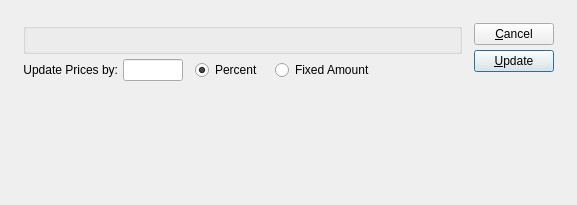
<?xml version="1.0" encoding="UTF-8"?>
<ui version="4.0">
 <comment>This file is part of the xTuple ERP: PostBooks Edition, a free and
open source Enterprise Resource Planning software suite,
Copyright (c) 1999-2010 by OpenMFG LLC, d/b/a xTuple.
It is licensed to you under the Common Public Attribution License
version 1.0, the full text of which (including xTuple-specific Exhibits)
is available at www.xtuple.com/CPAL.  By using this software, you agree
to be bound by its terms.</comment>
 <class>updateListPricesByProductCategory</class>
 <widget class="QDialog" name="updateListPricesByProductCategory">
  <property name="geometry">
   <rect>
    <x>0</x>
    <y>0</y>
    <width>577</width>
    <height>205</height>
   </rect>
  </property>
  <property name="windowTitle">
   <string>Update List Prices by Product Category</string>
  </property>
  <layout class="QGridLayout" name="gridLayout_2">
   <item row="0" column="0">
    <layout class="QGridLayout" name="gridLayout">
     <property name="margin">
      <number>12</number>
     </property>
     <property name="spacing">
      <number>12</number>
     </property>
     <item row="0" column="0">
      <layout class="QVBoxLayout">
       <property name="spacing">
        <number>0</number>
       </property>
       <item>
        <layout class="QVBoxLayout">
         <property name="spacing">
          <number>5</number>
         </property>
         <item>
          <widget class="ParameterGroup" name="_productCategory">
           <property name="title">
            <string/>
           </property>
           <property name="fixedSize">
            <bool>false</bool>
           </property>
          </widget>
         </item>
         <item>
          <layout class="QHBoxLayout">
           <property name="spacing">
            <number>12</number>
           </property>
           <item>
            <layout class="QHBoxLayout">
             <property name="spacing">
              <number>5</number>
             </property>
             <item>
              <widget class="QLabel" name="_updateLit">
               <property name="text">
                <string>Update Prices by:</string>
               </property>
               <property name="alignment">
                <set>Qt::AlignRight|Qt::AlignTrailing|Qt::AlignVCenter</set>
               </property>
              </widget>
             </item>
             <item>
              <widget class="XLineEdit" name="_updateBy">
               <property name="sizePolicy">
                <sizepolicy hsizetype="Preferred" vsizetype="Fixed">
                 <horstretch>0</horstretch>
                 <verstretch>0</verstretch>
                </sizepolicy>
               </property>
               <property name="maximumSize">
                <size>
                 <width>60</width>
                 <height>32767</height>
                </size>
               </property>
               <property name="alignment">
                <set>Qt::AlignRight</set>
               </property>
              </widget>
             </item>
            </layout>
           </item>
           <item>
            <widget class="QRadioButton" name="_percent">
             <property name="text">
              <string>Percent</string>
             </property>
             <property name="checked">
              <bool>true</bool>
             </property>
            </widget>
           </item>
           <item>
            <widget class="QRadioButton" name="_value">
             <property name="text">
              <string>Fixed Amount</string>
             </property>
            </widget>
           </item>
           <item>
            <spacer name="Spacer42">
             <property name="orientation">
              <enum>Qt::Horizontal</enum>
             </property>
             <property name="sizeType">
              <enum>QSizePolicy::Expanding</enum>
             </property>
             <property name="sizeHint" stdset="0">
              <size>
               <width>20</width>
               <height>20</height>
              </size>
             </property>
            </spacer>
           </item>
          </layout>
         </item>
        </layout>
       </item>
       <item>
        <spacer name="Spacer27">
         <property name="orientation">
          <enum>Qt::Vertical</enum>
         </property>
         <property name="sizeType">
          <enum>QSizePolicy::Expanding</enum>
         </property>
         <property name="sizeHint" stdset="0">
          <size>
           <width>20</width>
           <height>0</height>
          </size>
         </property>
        </spacer>
       </item>
      </layout>
     </item>
     <item row="0" column="1">
      <layout class="QVBoxLayout">
       <property name="spacing">
        <number>5</number>
       </property>
       <item>
        <widget class="QPushButton" name="_close">
         <property name="text">
          <string>&amp;Cancel</string>
         </property>
        </widget>
       </item>
       <item>
        <widget class="QPushButton" name="_update">
         <property name="text">
          <string>&amp;Update</string>
         </property>
         <property name="autoDefault">
          <bool>true</bool>
         </property>
         <property name="default">
          <bool>true</bool>
         </property>
        </widget>
       </item>
       <item>
        <spacer name="Spacer26">
         <property name="orientation">
          <enum>Qt::Vertical</enum>
         </property>
         <property name="sizeType">
          <enum>QSizePolicy::Expanding</enum>
         </property>
         <property name="sizeHint" stdset="0">
          <size>
           <width>20</width>
           <height>20</height>
          </size>
         </property>
        </spacer>
       </item>
      </layout>
     </item>
    </layout>
   </item>
  </layout>
 </widget>
 <layoutdefault spacing="6" margin="11"/>
 <pixmapfunction>qPixmapFromMimeSource</pixmapfunction>
 <customwidgets>
  <customwidget>
   <class>ParameterGroup</class>
   <extends>QGroupBox</extends>
   <header>parametergroup.h</header>
  </customwidget>
  <customwidget>
   <class>XLineEdit</class>
   <extends>QLineEdit</extends>
   <header>xlineedit.h</header>
  </customwidget>
 </customwidgets>
 <tabstops>
  <tabstop>_productCategory</tabstop>
  <tabstop>_updateBy</tabstop>
  <tabstop>_update</tabstop>
  <tabstop>_close</tabstop>
 </tabstops>
 <resources/>
 <connections>
  <connection>
   <sender>_close</sender>
   <signal>clicked()</signal>
   <receiver>updateListPricesByProductCategory</receiver>
   <slot>reject()</slot>
   <hints>
    <hint type="sourcelabel">
     <x>20</x>
     <y>20</y>
    </hint>
    <hint type="destinationlabel">
     <x>20</x>
     <y>20</y>
    </hint>
   </hints>
  </connection>
 </connections>
</ui>
